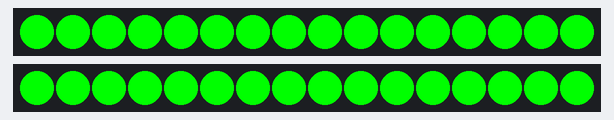
This sketch was run on a simulated Arduino Uno, built with avr-gcc and run on an emulated ATmega328P. Parts: 2 × 16 RGB LEDs in strip order, left to right.

Above: at 5.1 s.
At 6.1 s:
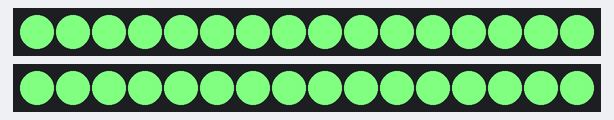
At 8.1 s:
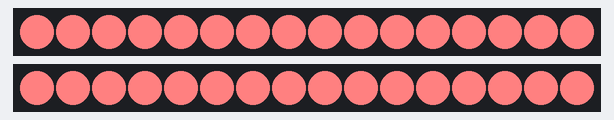
At 11.1 s:
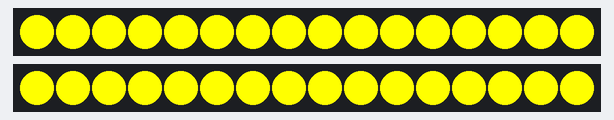
At 14.1 s:
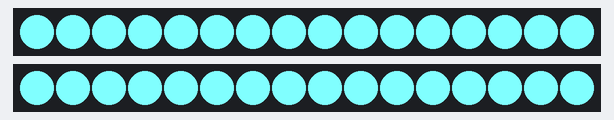
At 17.1 s:
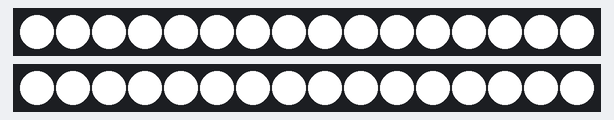

Measured:
- what the display in image 0 shows lasts 1.0 s, from 5.0 s to 6.0 s
- what the display in image 5 shows lasts 2.0 s, from 17.0 s to 19.0 s

The sketch:

matriz16Cuadrada2F.ino
```cpp
#include <Adafruit_NeoPixel.h>
#include <math.h>

#define PIN              14       // 14 13
#define PIN2             13       // 14 13
#define NUM_LEDS         16      // Cambia este valor para el número de LEDs que deseas controlar:1/4/9/16/25/36/49/64
#define TOTAL_LEDS       16      // Total de LEDs disponibles en tu tira
#define SYNC_SLOT_TIME   1000//1000     // Tiempo de cada slot para la señal de sincronización en milisegundos
#define CSK_SLOT_TIME    50     // Tiempo de cada slot para la constelación 4CSK en milisegundos
#define OFF_TIME         0//10000    // Tiempo durante el cual los LEDs estarán apagados al final del ciclo en milisegundos
#define Ini_OFF_Time     1000*5//1000*60*1//10000//60000   // Tiempo durante el cual los LEDs estarán apagados al inicio del ciclo en milisegundos
#define GRID_ROWS 16 // Tamaño de la cuadrícula de colores
#define brilloLED  255  // Variable para controlar el valor (brillo) en HSV
#define SaturationD 64  //Desfase de la saturacion
#define ValueD 0 //Desfase del Value
#define Canales 2 //Cantidad de canales Usados

Adafruit_NeoPixel strip(TOTAL_LEDS, PIN, NEO_GRB + NEO_KHZ800);
Adafruit_NeoPixel strip2(TOTAL_LEDS, PIN2, NEO_GRB + NEO_KHZ800);

// Función para apagar todos los LEDs
void apagarTodosLosLEDs() {
  for (int i = 0; i < TOTAL_LEDS; i++) {
    strip.setPixelColor(i, 0); // Apagar el LED
    strip2.setPixelColor(i, 0); // Apagar el LED
  }
  strip.show();
  strip2.show();
}
// Orden d e LEDs desde la esquina superior izquierda hacia afuera en una matriz de 8x8
// Orden de LEDs en cuadros crecientes desde la esquina superior izquierda (4x4)
int ledOrder[] = {
  // Cuadro 1 (1x1)
  0,

  // Cuadro 2 (2x2)
  1, 7, 6,

  // Cuadro 3 (3x3)
  2, 8, 5, 9, 10,

  // Cuadro 4 (4x4, toda la matriz)
  3, 15, 4, 14, 13, 11, 12
};


// Función para mostrar un color en todos los LEDs durante un cierto tiempo
void showColor(uint32_t color[Canales], unsigned long duration) {
  for (int i = 0; i < NUM_LEDS; i++) {
    strip.setPixelColor(ledOrder[i], color[0]);
    strip2.setPixelColor(ledOrder[i], color[1]);
  }
  strip.show();
  strip2.show();
  delay(duration);
}


// Función para convertir los bits en un valor decimal utilizando la codificación Gray
int bitsToGrayDecimal(int bits, int numBits) {
  int gray = bits & (1 << (numBits - 1));
  for (int i = numBits - 2; i >= 0; i--) {
    gray |= ((bits >> i) ^ (bits >> (i + 1))) << i;
  }
  return gray;
}

// Función para convertir los bits de la fila en un valor decimal utilizando la codificación Gray
int rowBitsToGrayDecimal(bool* bits, int numBits) {
  int gray = bits[0];
  for (int i = 1; i < numBits; i++) {
    gray = (gray << 1) | (bits[i] ^ bits[i - 1]);
  }
  return gray;
}

// Definir la función para convertir texto a bits
void textToBits(String text, bool* bits) {
  int textLength = text.length();
  for (int i = 0; i < textLength; i++) {
    char c = text.charAt(i);
    for (int j = 0; j < 8; j++) {
      bits[i * 8 + j] = (c >> (7 - j)) & 1;
    }
  }
}

  // Función para calcular el logaritmo base 2 manualmente
  int log2(int x) {
    int res = 0;
    while (x >>= 1) res++;
    return res;
  }

// Función para modular bits a colores usando la constelación definida
void modulateToColors(bool* bits, int length) {
  int totalColors = 0;
  int saturation = 255; // Saturación fija al 100%
  int saturationA;
  int brilloLEDA;

  // Calcular el número de bits necesarios para representar GRID_ROWS
  int bitsForRow = log2(GRID_ROWS);

  uint32_t colorT[Canales]; // Arreglo unidimensional para almacenar un color por canal

  // Variables para almacenar los bits de fila
  bool row[bitsForRow];


  int symbolIdx = 0; // Nuevo contador de símbolos

  for (int i = 0; i < length; i += bitsForRow) {
    // Actualizar los bits de fila según el índice actual
    memset(row, 0, bitsForRow);
    for (int j = i; j < i + bitsForRow && j < length; j++) {
      row[j - i] = bits[j];
    }

    // Convertir los bits de la fila en un valor decimal utilizando la codificación Gray
    int grayRow = rowBitsToGrayDecimal(row, bitsForRow);

    // Determinar el valor de saturación y brillo
    if (grayRow % 2 == 0) {
        saturationA = saturation - SaturationD;
        brilloLEDA = brilloLED - ValueD;
    } else {
        saturationA = saturation;
        brilloLEDA = brilloLED;
    }

    // Calcular el matiz (hue) basado en el valor de fila (usando código Gray)
    long hue = (long)(grayRow * 360 / GRID_ROWS);
    long hueR = (long)(hue * 65535 / 360);

    uint32_t color = strip.ColorHSV(hueR, saturationA, brilloLEDA);

    // Mostrar por Serial lo que se va a generar
    //Serial.print("Símbolo: "); Serial.print(grayRow);
    //Serial.print(" | Hue: "); Serial.print(hue);
    //Serial.print(" | Saturation: "); Serial.print(saturationA);
    //Serial.print(" | Brillo: "); Serial.print(brilloLEDA);
    //Serial.print(" | Color (hex): 0x"); Serial.println(color, HEX);


    // Calcular el índice de canal para distribuir el color
    //int Resto = i % Canales;
    int Resto = symbolIdx % Canales;

    // Asignar el color al canal correspondiente
    colorT[Resto] = color;

    // Si ya hemos llenado todos los canales, mostrar los colores de todos los canales
    if (Resto == Canales - 1 || i + bitsForRow >= length) {
      showColor(colorT, CSK_SLOT_TIME);  // Mostrar todos los colores de los canales
    }


    symbolIdx++; // Aumentamos el número de símbolos modulados
  }
}


// Función para convertir un número decimal a su representación binaria
void decimalToBinary(int num, bool* bits, int numBits) {
  for (int i = 0; i < numBits; i++) {
    bits[i] = (num >> (numBits - 1 - i)) & 1; // Llenar el arreglo de bits en orden directo
  }
}

// Función para calcular los colores posibles basados en GRID_ROWS
void generateColors(uint32_t* colors, int numColors) {
    int saturation = 255; // Saturación al 100%
    int saturationA;
    int brilloLEDA;
    int bitsForRow = (int)log2(GRID_ROWS);
    bool binaryBits[bitsForRow]; // Arreglo para almacenar los bits binarios

    for (int i = 0; i < numColors; i++) {
        // Convertir 'i' a su representación binaria
        decimalToBinary(i, binaryBits, bitsForRow);

        // Convertir los bits binarios a Gray
        int grayValue = rowBitsToGrayDecimal(binaryBits, bitsForRow);

        if (grayValue % 2 == 0) {
            saturationA=saturation-SaturationD;
            brilloLEDA=brilloLED-ValueD;
        } else {
            saturationA=saturation;
            brilloLEDA=brilloLED;
        }
        // Calcular el color basado en el valor Gray
        long hue = (long)(grayValue * 360 / GRID_ROWS);
        long hueR = (long)(hue * 65535 / 360);
        colors[i] = strip.ColorHSV(hueR, saturationA, brilloLEDA);
    }
}


// Función para mostrar todos los símbolos posibles basados en GRID_ROWS
void showAllSymbols() {
  int numColors = GRID_ROWS;
  uint32_t colors[numColors];
  generateColors(colors, numColors); // Generamos los colores

  uint32_t colorT[Canales]; // Arreglo unidimensional para almacenar un color por canal

  // Asignamos los colores generados a cada canal
  for (int i = 0; i < numColors; i++) {
    for (int j = 0; j < Canales; j++) {
      colorT[j] = colors[i]; // Asignamos el color a cada canal
    }
    showColor(colorT, CSK_SLOT_TIME); // Mostrar colores para todos los canales a la vez
  }
}

void showTransmitterID() {
  int numColors = GRID_ROWS;
  uint32_t colors[numColors];
  generateColors(colors, numColors); // Generar los colores de la constelación

  uint32_t colorT[Canales];

  // Asignar los primeros 'Canales' colores a cada canal
  for (int j = 0; j < Canales; j++) {
    colorT[j] = colors[j];
  }

  // Mostrar los colores para identificar este transmisor
  showColor(colorT, CSK_SLOT_TIME);
}


void showSyncSignal() {
  int saturation = 255; // Saturación fija al 100%
  uint32_t color[Canales];

  // Verde
  for (int i = 0; i < Canales; i++) color[i] = strip.ColorHSV(21845, saturation, brilloLED);
  showColor(color, SYNC_SLOT_TIME);

  // Verde 50%
  for (int i = 0; i < Canales; i++) color[i] = strip.ColorHSV(21845, saturation / 2, brilloLED);
  showColor(color, SYNC_SLOT_TIME);

  // Rojo
  for (int i = 0; i < Canales; i++) color[i] = strip.ColorHSV(0, saturation, brilloLED);
  showColor(color, SYNC_SLOT_TIME);

  // Rojo 50%
  for (int i = 0; i < Canales; i++) color[i] = strip.ColorHSV(0, saturation / 2, brilloLED);
  showColor(color, SYNC_SLOT_TIME);

  // Azul
  for (int i = 0; i < Canales; i++) color[i] = strip.ColorHSV(43690, saturation, brilloLED);
  showColor(color, SYNC_SLOT_TIME);

  // Azul 50%
  for (int i = 0; i < Canales; i++) color[i] = strip.ColorHSV(43690, saturation / 2, brilloLED);
  showColor(color, SYNC_SLOT_TIME);

  // Amarillo
  for (int i = 0; i < Canales; i++) color[i] = strip.ColorHSV(10923, saturation, brilloLED);
  showColor(color, SYNC_SLOT_TIME);

  // Amarillo 50%
  for (int i = 0; i < Canales; i++) color[i] = strip.ColorHSV(10923, saturation / 2, brilloLED);
  showColor(color, SYNC_SLOT_TIME);

  // Cian
  for (int i = 0; i < Canales; i++) color[i] = strip.ColorHSV(32768, saturation, brilloLED);
  showColor(color, SYNC_SLOT_TIME);

  // Cian 50%
  for (int i = 0; i < Canales; i++) color[i] = strip.ColorHSV(32768, saturation / 2, brilloLED);
  showColor(color, SYNC_SLOT_TIME);

  // Magenta
  for (int i = 0; i < Canales; i++) color[i] = strip.ColorHSV(54613, saturation, brilloLED);
  showColor(color, SYNC_SLOT_TIME);

  // Magenta 50%
  for (int i = 0; i < Canales; i++) color[i] = strip.ColorHSV(54613, saturation / 2, brilloLED);
  showColor(color, SYNC_SLOT_TIME);

  // Blanco
  for (int i = 0; i < Canales; i++) color[i] = strip.ColorHSV(0, 0, brilloLED);
  showColor(color, SYNC_SLOT_TIME);

  // Blanco (repetido)
  for (int i = 0; i < Canales; i++) color[i] = strip.ColorHSV(0, 0, brilloLED);
  showColor(color, SYNC_SLOT_TIME);
}


void setup() {
  Serial.begin(115200);
  strip.begin();
  strip2.begin();
  strip.show();
  strip2.show();
}

void loop() {
  //String text = "Hola, mundo!";
  //String text = "Hola, mundo! Hola, mundo! Hola, mundo! Hola, mundo! Hola, mundo! Hola, mundo! Hola, mundo! Hola, mundo! Hola, mundo!";
  //String text = "Once upon a time,in a land far,far away,there lived a young prince who dreamed of exploring the world beyond his kingdom.";
  //String text = "Bold knights guard castles as clever foxes roam the woods, seeking treasure, wisdom, and old tales!!. ";
  //String text = "Majestic mountains stand tall while brave climbers ascend, chasing the thrill of reaching the summit!.";


  //String text = "Majestic mountains stand tall while brave climbers ascend, chasing the thrill of reaching the summit!.";
  //String text = "Silent waves crash on the shore as seagulls dance in the golden sunset, painting the sky with dreams.";
  //String text = "A fearless knight rides into the unknown, seeking honor and adventure beyond the misty hills of time.";
  //String text = ">e3zvshd](b.S43brt#:3*p|@`(RsV.z0k`SHzjrHdbMcJI:x5~W'fMa)B=<K,o{85[tBatcMzW>KkLJq\y`^?9:>l'~vkXMy>_*";
  String text = "SXF\OLZj)@I<>hEMDjfFp\SQiEam-$9Ng K^rdO$?7dSMW7bdbzUu u$y/Ws,H@CFB~1%6~?T0$'GsMQ)<lx<)>M m!S>.#v=JHO";
  //String text = "Ancient ruins whisper secrets of a forgotten civilization, buried beneath the sands of endless time.";
  //String text = "Beneath the ocean's surface, dazzling creatures glide through coral gardens, unseen by human eyes.";
  //String text = "The midnight train rushes through foggy valleys, carrying untold stories bound for distant lands.";
  //String text = "Echoes of laughter fill the bustling city streets as neon lights flicker against the darkened sky.";
  //String text = "A lone astronaut gazes at Earth from the silent void, humbled by the vastness of the endless cosmos.";
  //String text = "Golden leaves dance in the autumn breeze, swirling like tiny embers in the crisp afternoon air.";
  //String text = "A hidden waterfall roars deep in the forest, its shimmering cascade untouched by time or man.";
  //String text = "Wandering fireflies create glowing trails, weaving silent symphonies in the warm summer night.";
  //String text = "Snow blankets the quiet village, muffling every sound as chimneys puff warm smoke into the sky.";
  //String text = "The desert wind carves stories into the dunes, shifting the landscape in an eternal waltz of sand.";
  //String text = "Storm clouds gather on the horizon, rumbling like ancient giants waking from a restless slumber.";
  //String text = "A forgotten melody lingers in the abandoned hall, its notes fading into dust and distant echoes.";
  //String text = "Lanterns float gently down the river, carrying whispered wishes toward the endless ocean beyond.";
  //String text = "The castle gates creak open, revealing hidden chambers filled with ancient relics and mystery.";
  //String text = "A painter stands before a blank canvas, colors swirling in their mind, waiting to be set free.";
  //String text = "Thunder rolls across the sky as raindrops drum against the rooftops in a soothing evening lullaby.";
  //String text = "Lost in a vast labyrinth, the explorer traces faded symbols, searching for a path to the light.";
  //String text = "The clock strikes midnight, and shadows dance on the walls, whispering secrets of the unseen.";
  //String text = "The lone lighthouse stands firm against raging waves, guiding lost ships home through the storm.";
  //String text = "A gentle breeze rustles the cherry blossoms, sending pink petals swirling in a poetic farewell.";
  //String text = "Deep in the jungle, vibrant parrots call to one another, their voices echoing through the canopy.";


  int totalBits = text.length() * 8;
  int bitsPerSlot = Canales * log2(GRID_ROWS);
  int paddingBits = (bitsPerSlot - (totalBits % bitsPerSlot)) % bitsPerSlot;
  //int paddingBits = ((log2(GRID_ROWS)) - (totalBits % (log2(GRID_ROWS))))%log2(GRID_ROWS);


  // Imprimir los bits de padding
  //Serial.print("Bits de padding: ");
  //Serial.println(paddingBits);

  int bitsArraySize = totalBits + paddingBits;
  bool bits[bitsArraySize];
  memset(bits, 0, bitsArraySize); // Inicializar todos los bits a 0
  textToBits(text, bits);

  // Imprimir el array de bits
  //Serial.print("bitTexto: ");
  //for (int i = 0; i < bitsArraySize; i++) {
  //  Serial.print(bits[i]);
  //}
  //Serial.print('\n');

  // Apagar todos los LEDs antes de comenzar
  apagarTodosLosLEDs();
  delay(Ini_OFF_Time);

  showSyncSignal();


  showAllSymbols(); // Mostrar todos los símbolos posibles

  showTransmitterID(); // Muestra la id del canal

  // Repetir indefinidamente la modulación a colores
  while (true) {
    modulateToColors(bits, bitsArraySize);
  }

  // Apagar los LEDs por un tiempo definido
  apagarTodosLosLEDs();
  delay(OFF_TIME);
}
```
